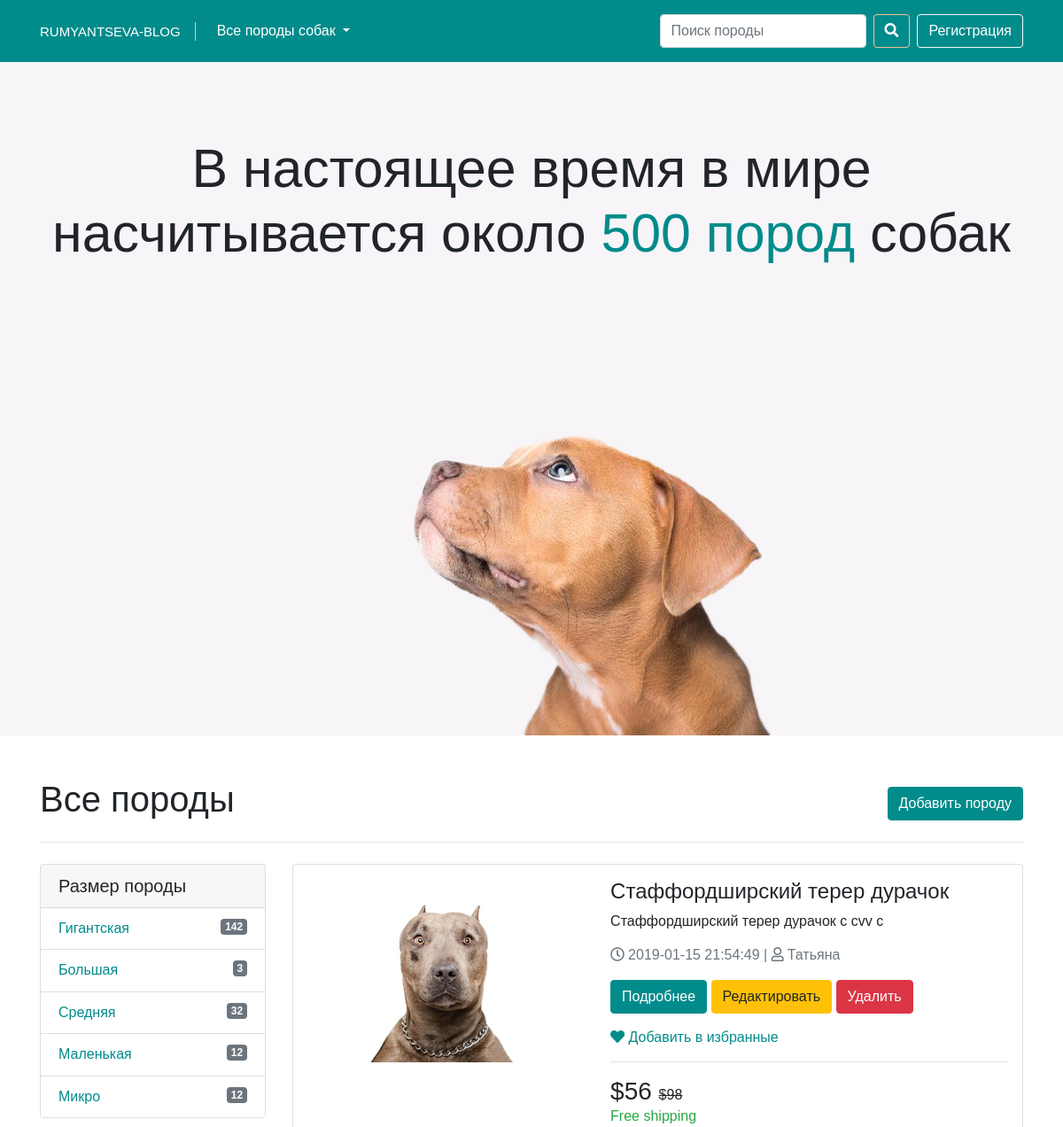
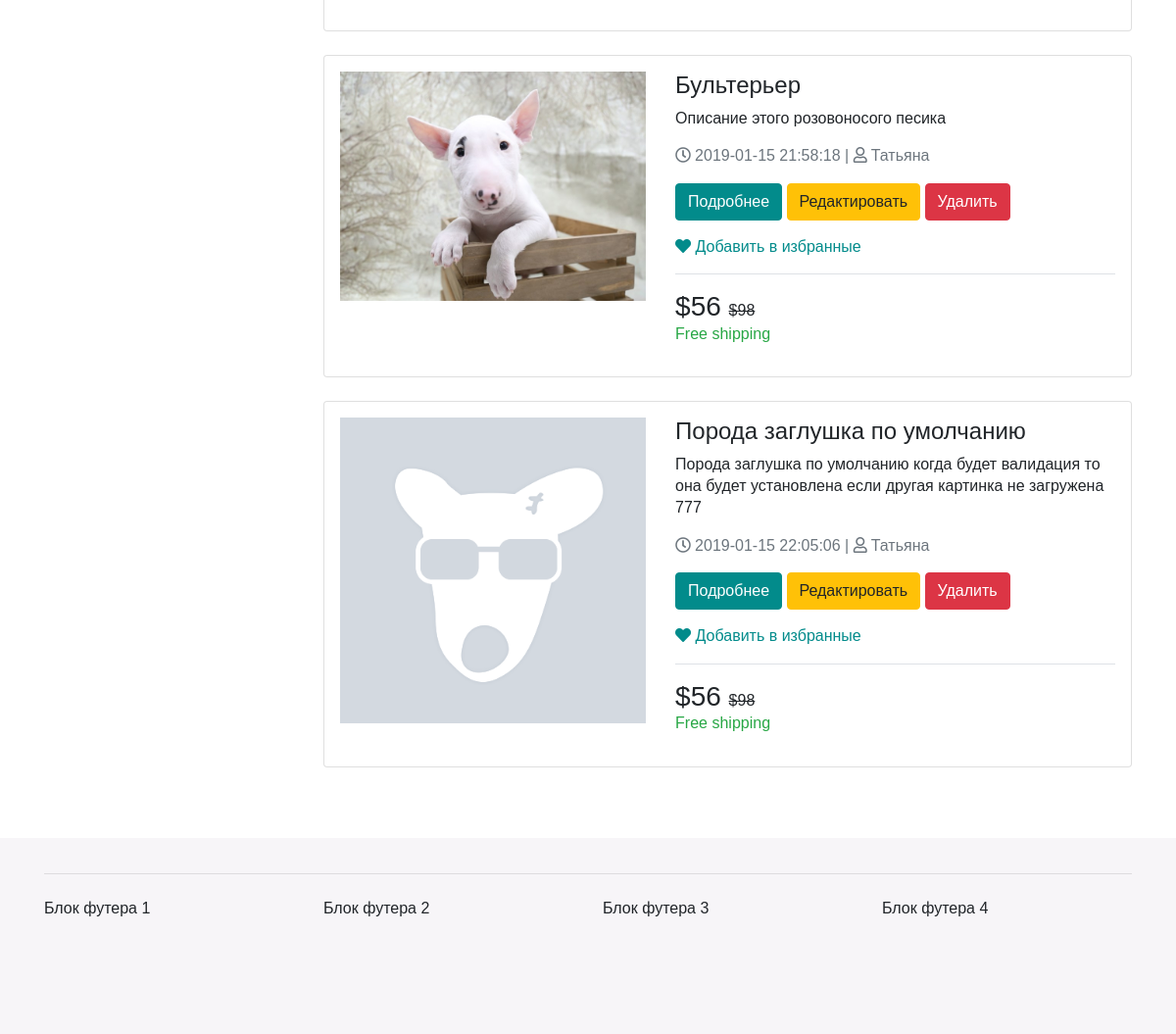
The page / on the database its author committed (2 pictures, top to bottom).
### tables this page shows
CREATE TABLE `breeds` (
  `id` int(11) NOT NULL,
  `title` varchar(255) NOT NULL,
  `short_content` text NOT NULL,
  `content` text NOT NULL,
  `category_id` int(11) NOT NULL,
  `author_id` int(11) NOT NULL,
  `image` varchar(255) NOT NULL,
  `date` timestamp NOT NULL DEFAULT CURRENT_TIMESTAMP,
  `status` int(1) NOT NULL DEFAULT '1'
);

### index.php (the view, shortened to what this page needs)
<?php
$pdo = new PDO("mysql:host=localhost;dbname=myblog.loc;charset=utf8", "root", "root");
$sql = "SELECT * FROM breeds";
$statement = $pdo->prepare($sql);
$statement->execute();
$breeds = $statement->fetchAll(PDO::FETCH_ASSOC);
?>
<!doctype html>
<html lang="ru">
<head>
    <link rel="stylesheet" href="https://stackpath.bootstrapcdn.com/bootstrap/4.1.3/css/bootstrap.min.css">
    <link rel="stylesheet" href="css/style.css">
    <link rel="stylesheet" href="https://use.fontawesome.com/releases/v5.6.3/css/all.css">
</head>
<body>
<nav class="navbar navbar-expand-lg navbar-dark bg-nav-custom sticky-top">
    <div class="container">
        <a class="navbar-brand navbar-brand-custom" href="/">Rumyantseva-blog</a>
        <div class="collapse navbar-collapse" id="navbarText">
            <ul class="navbar-nav mr-auto">
                <li class="nav-item dropdown active">
                    <a class="nav-link dropdown-toggle" href="/" id="navbarDropdown" role="button" data-toggle="dropdown" aria-haspopup="true" aria-expanded="false">
                        Все породы собак<span class="sr-only">(current)</span>
                    </a>
                </li>
            </ul>
        </div>
        <form class="form-inline my-2 my-lg-0">
            <input class="form-control mr-sm-2" type="search" placeholder="Поиск породы" aria-label="Search">
            <button class="btn btn-outline-success btn-outline-custom my-2 my-sm-0" type="submit"><i class="fas fa-search"></i></button>
        </form>
        <span class="navbar-text ml-lg-2"><button type="button" class="btn btn-outline-light"><a href="login.php">Регистрация</a></button></span>
    </div>
</nav>
<div class="section section-main">
    <div class="container">
        <div class="row">
            <div class="col-12">
                <h2 class="text-sm-left text-lg-center">В настоящее время в мире насчитывается около <span>500 пород</span> собак</h2>
            </div>
        </div>
    </div>
</div>
<div class="section py-5">
	<div class="container">
		<div class="row justify-content-between">
			<div class="col-4">
				<h1 class="d-inline">Все породы</h1>
			</div>
			<div class="col-4 align-self-end text-right">
				<a class="btn btn-custom" href="create.php">Добавить породу</a>
			</div>
		</div>
		<hr class="my-4">
	</div>
	<div class="container">
		<div class="row">
			<div class="col-lg-3">
				<div class="card mb-3">
					<article class="card-group-item">
						<header class="card-header"><h5 class="title">Размер породы</h5></header>
						<div class="filter-content">
							<div class="list-group list-group-flush">
								<a href="#" class="list-group-item">Гигантская <span class="float-right badge badge-secondary round">142</span> </a>
								<a href="#" class="list-group-item">Большая <span class="float-right badge badge-secondary round">3</span>  </a>
								<a href="#" class="list-group-item">Средняя <span class="float-right badge badge-secondary round">32</span>  </a>
								<a href="#" class="list-group-item">Маленькая <span class="float-right badge badge-secondary round">12</span>  </a>
								<a href="#" class="list-group-item">Микро <span class="float-right badge badge-secondary round">12</span>  </a>
							</div>
						</div>
					</article>
				</div>
			</div>
			<div class="col-lg-9">
				<?php foreach ($breeds as $breed):?>
				<div class="card mb-4">
					<article class="itemlist">
						<div class="row row-sm">
							<aside class="col-sm-5">
								<div class="img-wrap">
									<img class="img-md" src="uploads/<?= $breed['image'];?>">
								</div>
							</aside>
							<div class="col-sm-7">
								<div class="text-wrap">
									<h4 class="title"><?= $breed['title']?></h4>
									<p><?= $breed['content']?></p>
									<p class="rating-wrap my-3 text-muted">
										<span class="label-rating"><i class="far fa-clock mr-1"></i><?= $breed['date']?></span>
										<span class="label-rating">|</span>
										<span class="label-rating"><i class="far fa-user mr-1"></i>Татьяна</span>
									</p>
									<p>
										<a href="/details.php?id=<?= $breed['id'];?>" class="btn btn-custom"> Подробнее  </a>
										<a href="/edit.php?id=<?= $breed['id'];?>" class="btn btn-warning"> Редактировать </a>
										<a href="/delete.php?id=<?= $breed['id'];?>" class="btn btn-danger"> Удалить  </a>
									</p>
									<p><a href="#"><i class="fa fa-heart"></i> Добавить в избранные</a></p>
									<div class="border-top pt-3">
										<div class="price-wrap">
											<span class="h3 price"> $56 </span><del class="price-old"> $98</del>
										</div>
										<p class="text-success">Free shipping</p>
									</div>
								</div>
							</div>
						</div>
					</article>
				</div>
				<?php endforeach;?>
			</div>
		</div>
	</div>
</div>
<footer class="footer">
	<div class="container">
		<hr class="my-4">
		<div class="row">
			<div class="col-3">Блок футера 1</div>
			<div class="col-3">Блок футера 2</div>
			<div class="col-3">Блок футера 3</div>
			<div class="col-3">Блок футера 4</div>
		</div>
	</div>
</footer>
</body>
</html>

### css/style.css (style rules this page uses)
body { font-family: 'lasco-regular', sans-serif; font-size: 16px; line-height: 1.4; }
a { color: #028b8b; }
h2 { font-size: 3.8rem; }
.bg-nav-custom { background-color: #028b8b; }
.navbar-brand-custom { color: #fff; border-right: 1px solid #f1c198; padding: 0 1rem 0 0; text-transform: uppercase; font-size: 15px; }
.btn-outline-custom { color: #fff; background-color: transparent; background-image: none; border-color: #f1c198; }
.btn-custom { color: #fff; background-color: #028b8b; border-color: #028b8b; }
.section { min-height: 95vh; }
.section-main { padding: 7% 0; background: url(../images/stuf-puppy-transp.png); background-color: #f7f5f8; background-repeat: no-repeat; background-position: 50% 100%; }
.section-main h2 span { color: #028b8b; }
.img-wrap img { max-width: 100%; }
.itemlist { padding: 1rem; }
.card-header h5.title { margin-bottom: 0 !important; }
.footer { padding: 1% 0; min-height: 200px; background: #f7f5f8; }

### rows shown on the page
breeds: image (picture), title "Стаффордширский терер дурачок", content "Стаффордширский терер дурачок с cvv c", date "2019-01-15 21:54:49"
breeds: image (picture), title "Бультерьер", content "Описание этого розовоносого песика", date "2019-01-15 21:58:18"
breeds: image (picture), title "Порода заглушка по умолчанию", content "Порода заглушка по умолчанию когда будет валидация то она будет установлена если другая картинка не загружена 777", date "2019-01-15 22:05:06"
